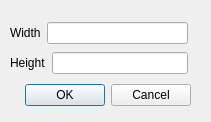
<?xml version="1.0" encoding="UTF-8"?>
<ui version="4.0">
 <class>NewFileDialog</class>
 <widget class="QDialog" name="NewFileDialog">
  <property name="geometry">
   <rect>
    <x>0</x>
    <y>0</y>
    <width>211</width>
    <height>122</height>
   </rect>
  </property>
  <property name="windowTitle">
   <string>Dialog</string>
  </property>
  <widget class="QDialogButtonBox" name="buttonBox">
   <property name="geometry">
    <rect>
     <x>10</x>
     <y>80</y>
     <width>181</width>
     <height>31</height>
    </rect>
   </property>
   <property name="orientation">
    <enum>Qt::Horizontal</enum>
   </property>
   <property name="standardButtons">
    <set>QDialogButtonBox::Cancel|QDialogButtonBox::Ok</set>
   </property>
  </widget>
  <widget class="QWidget" name="">
   <property name="geometry">
    <rect>
     <x>10</x>
     <y>20</y>
     <width>178</width>
     <height>58</height>
    </rect>
   </property>
   <layout class="QVBoxLayout" name="verticalLayout">
    <item>
     <layout class="QHBoxLayout" name="horizontalLayout">
      <item>
       <widget class="QLabel" name="label_2">
        <property name="text">
         <string>Width</string>
        </property>
       </widget>
      </item>
      <item>
       <widget class="QLineEdit" name="leWidth"/>
      </item>
     </layout>
    </item>
    <item>
     <layout class="QHBoxLayout" name="horizontalLayout_2">
      <item>
       <widget class="QLabel" name="label">
        <property name="text">
         <string>Height</string>
        </property>
       </widget>
      </item>
      <item>
       <widget class="QLineEdit" name="leHeight"/>
      </item>
     </layout>
    </item>
   </layout>
  </widget>
 </widget>
 <resources/>
 <connections>
  <connection>
   <sender>buttonBox</sender>
   <signal>accepted()</signal>
   <receiver>NewFileDialog</receiver>
   <slot>accept()</slot>
   <hints>
    <hint type="sourcelabel">
     <x>248</x>
     <y>254</y>
    </hint>
    <hint type="destinationlabel">
     <x>157</x>
     <y>274</y>
    </hint>
   </hints>
  </connection>
  <connection>
   <sender>buttonBox</sender>
   <signal>rejected()</signal>
   <receiver>NewFileDialog</receiver>
   <slot>reject()</slot>
   <hints>
    <hint type="sourcelabel">
     <x>316</x>
     <y>260</y>
    </hint>
    <hint type="destinationlabel">
     <x>286</x>
     <y>274</y>
    </hint>
   </hints>
  </connection>
 </connections>
</ui>
